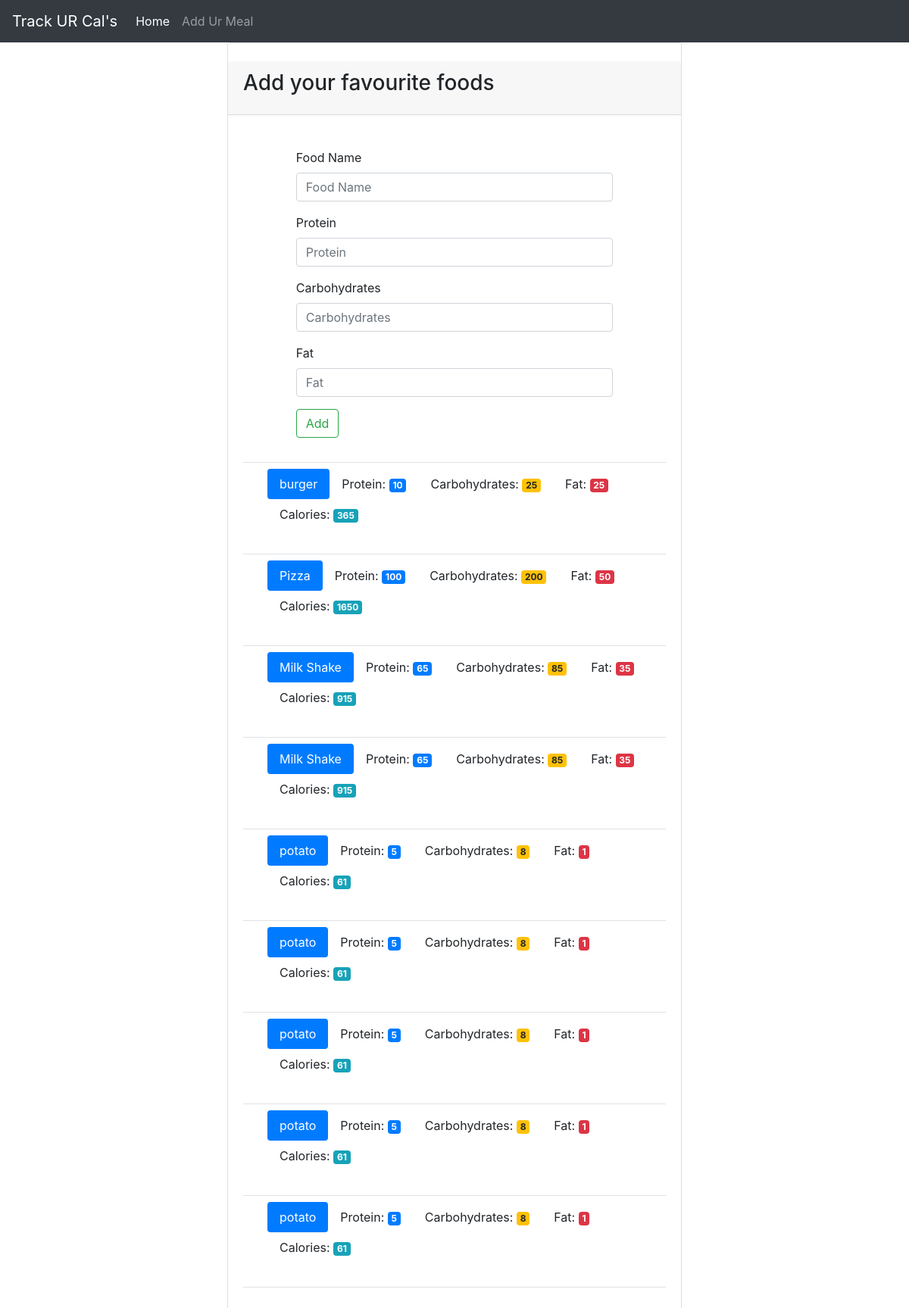
Before: /food with the older database file.
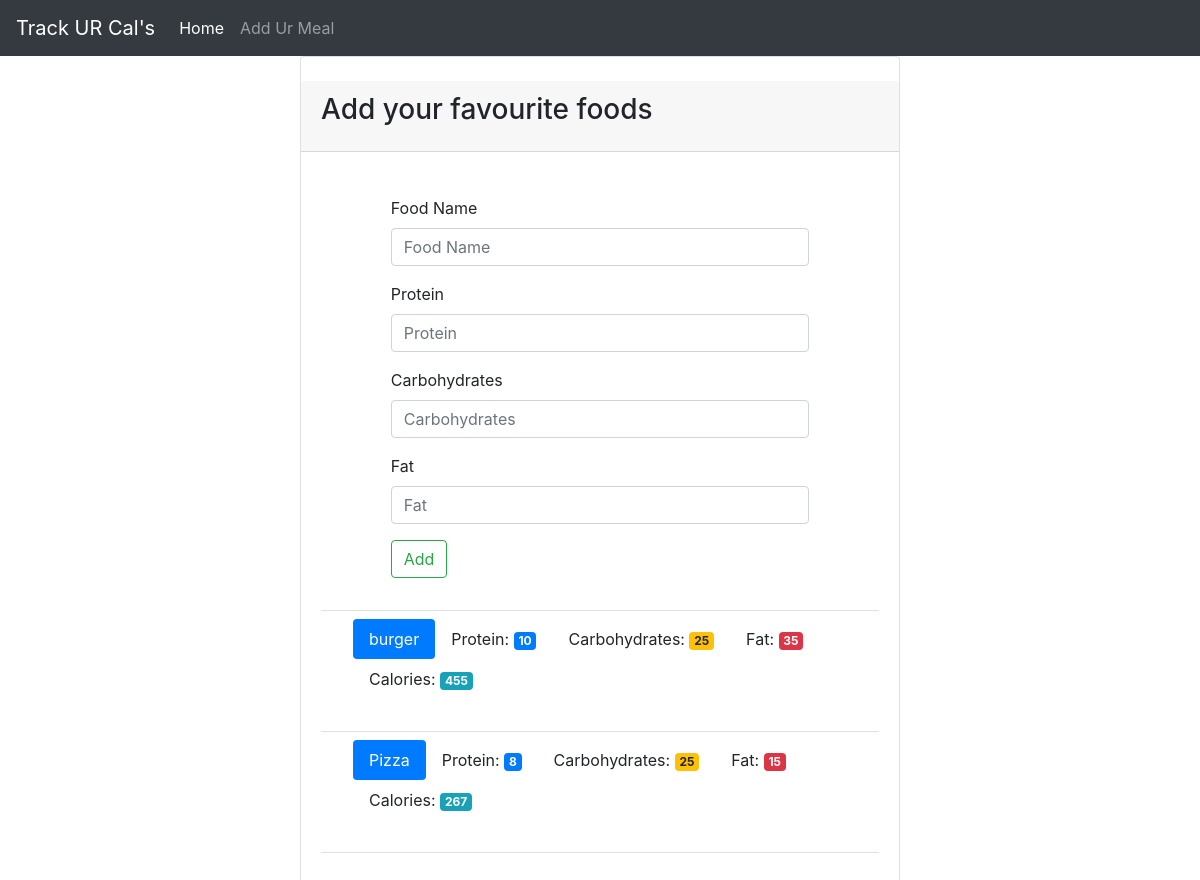
After: the same page with the newer database file.
### tables this page shows
CREATE TABLE food (
    id integer primary key autoincrement,
    name text not null,
    protein integer not null,
    carbohydrates integer not null,
    fat integer not null,
    calories integer not null
);

### app.py (the view, shortened to what this page needs)
@app.route('/food', methods=['GET', 'POST'])
def food():
    db = get_db()
    cur = db.execute('select name, protein, carbohydrates, fat, calories from food')
    results = cur.fetchall()
    return render_template('add_food.html', results=results)

### app.py (called while the page is built)
def connect_db():
    sql = sqlite3.connect('food_log.db')
    sql.row_factory = sqlite3.Row
    return sql

def get_db():
    if not hasattr(g, 'sqlite3_db'):
        g.sqlite_db = connect_db()
    return g.sqlite_db

### templates/add_food.html (shortened to what this page needs)
{% extends "base.html" %}
{% block content %}
<div class="container-fluid  theme-showcase col-md-6" role="main">
    <div class="row">
          <div class="card" style="width: 100%;">
            <div class="card-header mt-4 mb-4">
              <h3 class="card-title">Add your favourite foods</h3>
            </div>
            <div class="card-body">
              <form style="width: 75%; margin: 0 auto;" method="POST" action="{{ url_for('food') }}">
                <div class="form-group">
                  <label for="food-name">Food Name</label>
                  <input type="text" class="form-control" id="food-name" name="food-name" placeholder="Food Name">
                </div>
                <div class="form-group">
                  <label for="protein">Protein</label>
                  <input type="number" class="form-control" id="protein" name="protein" placeholder="Protein">
                </div>
                <div class="form-group">
                  <label for="carbohydrates">Carbohydrates</label>
                  <input type="number" class="form-control" id="carbohydrates" name="carbohydrates" placeholder="Carbohydrates">
                </div>
                <div class="form-group">
                  <label for="fat">Fat</label>
                  <input type="number" class="form-control" id="fat" name="fat" placeholder="Fat">
                </div>
                <button type="submit" class="btn btn-outline-success">Add</button>
              </form>
              <div class="pb-2 mt-4 mb-2 border-bottom"></div>
            {% for food in results %}
              <ul style="width: 100%; margin-left: 2rem;" class="nav nav-pills" role="tablist">
                <li class="nav-item"><a class="nav-link active">{{ food.name }}</a></li>
                <li class="nav-item"><a class="nav-link">Protein: <span class="badge badge-primary">{{food.protein}}</span></a></li>
                <li class="nav-item"><a class="nav-link">Carbohydrates: <span class="badge badge-warning">{{food.carbohydrates}}</span></a></li>
                <li class="nav-item"><a class="nav-link">Fat: <span class="badge badge-danger">{{food.fat}}</span></a></li>
                <li class="nav-item"><a class="nav-link">Calories: <span class="badge badge-info">{{food.calories}}</span></a></li>
              </ul>
              <div class="pb-2 mt-4 mb-2 border-bottom"></div>
            {% endfor %}
            </div>
          </div>
        </div>
    </div>
{% endblock %}

### templates/base.html (shortened to what this page needs)
<!DOCTYPE html>
<html lang="en">
<head>
    <link rel="stylesheet" href="{{ url_for('static', filename='css/bootstrap.css') }}">
    <link rel="stylesheet" href="{{ url_for('static', filename='css/main.css') }}">
</head>
<body>
    <header>
        <nav class="navbar navbar-expand-lg navbar-dark bg-dark">
            <a class="navbar-brand" href="{{ url_for('index') }}">Track UR Cal's</a>
            <div class="collapse navbar-collapse" id="navbarNavAltMarkup">
              <div class="navbar-nav">
                <a class="nav-item nav-link active" href="{{ url_for('index') }}">Home <span class="sr-only">(current)</span></a>
                <a class="nav-item nav-link" href="{{ url_for('food')}}">Add Ur Meal</a>
              </div>
            </div>
          </nav>
    </header>
    <main>
    {% block content %}
    {% endblock %}
    </main>
</body>
</html>

Changed rows visible on the page:
removed food: name "Milk Shake", protein "65", carbohydrates "85", fat "35", calories "915"
removed food: name "Milk Shake", protein "65", carbohydrates "85", fat "35", calories "915"
removed food: name "potato", protein "5", carbohydrates "8", fat "1", calories "61"
removed food: name "potato", protein "5", carbohydrates "8", fat "1", calories "61"
removed food: name "potato", protein "5", carbohydrates "8", fat "1", calories "61"
removed food: name "potato", protein "5", carbohydrates "8", fat "1", calories "61"
removed food: name "potato", protein "5", carbohydrates "8", fat "1", calories "61"
changed food "burger": fat "25" → "35"; calories "365" → "455"
changed food "Pizza": protein "100" → "8"; carbohydrates "200" → "25"; fat "50" → "15"; calories "1650" → "267"
